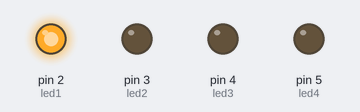
This sketch was run on a simulated Arduino Uno, built with avr-gcc and run on an emulated ATmega328P. Shown: output pins drawn as LEDs (lit = HIGH).

Above: at 0.1 s.
At 3.1 s:
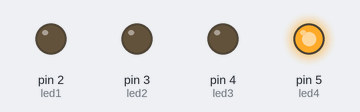
At 11.1 s:
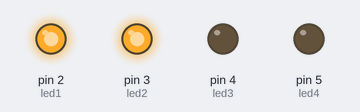
At 19.1 s:
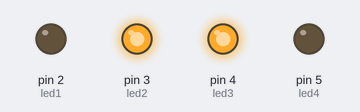
At 36.1 s:
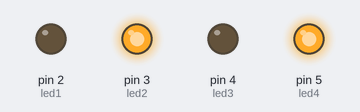
Timing chart, 0 to 37.6 s (numbered marks = the images above):
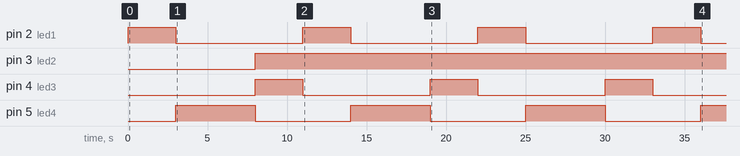

The sketch:

sizzling_migelo1__4_.ino
```cpp
// C++ code
//
int led1=2;
int led2=3;
int led3=4;
int led4=5;
void setup()
{
  pinMode(led1, OUTPUT);
  pinMode(led2, OUTPUT);
  pinMode(led3, OUTPUT);
  pinMode(led4, OUTPUT);

}

void loop()
{

  digitalWrite(led1, HIGH);
  delay(3000); // Wait for 1000 millisecond(s)
  digitalWrite(led1, LOW);
  digitalWrite(led4, HIGH);
  delay(5000);
  digitalWrite(led4, LOW);
  digitalWrite(led2, HIGH);
  digitalWrite(led3, HIGH);
  delay(3000);
  digitalWrite(led3, LOW);
}
```

Measured:
- by itself, pin 2 (led1), pin 4 (led3): alternates HIGH for 3.0 s and LOW for 8.0 s
- by itself, pin 3 (led2): LOW → HIGH at 8.0 s
- by itself, pin 5 (led4): alternates HIGH for 5.0 s and LOW for 6.0 s
